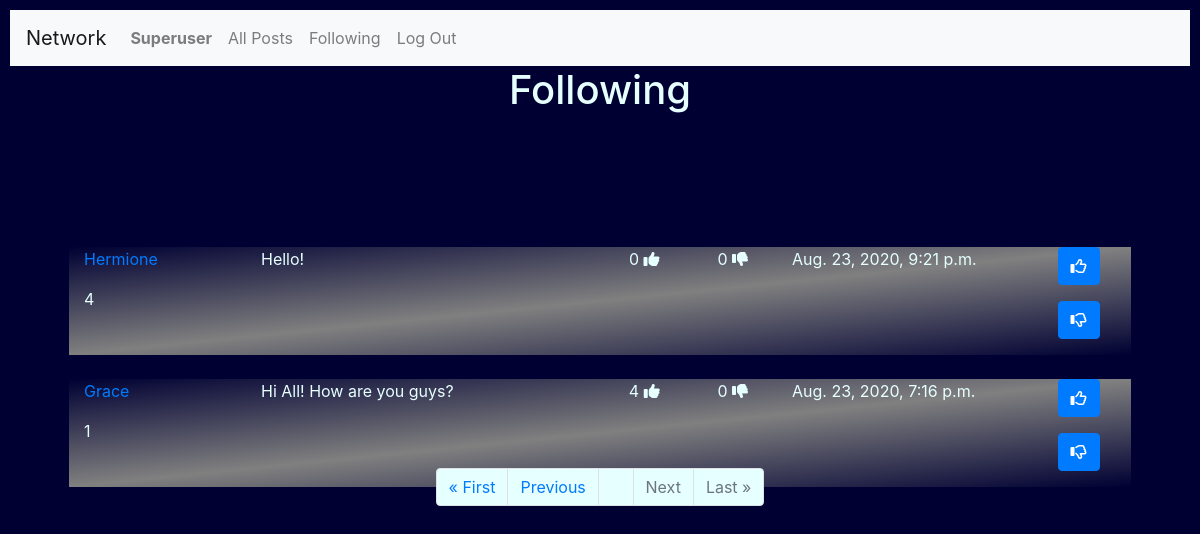
Page /following?page=2 (signed in) on the committed database.
### network/models.py (models this page shows, shortened)
class User(AbstractUser):
    pass

class Posts(models.Model):
    User = models.ForeignKey('User', on_delete = models.CASCADE)
    Post = models.TextField(max_length=255)
    Date = models.DateTimeField(auto_now_add=True)
    Likes = models.IntegerField(blank=True, null=True)
    Unlikes = models.IntegerField(blank=True, null=True)

### network/views.py (the view)
# urls.py: path("following", views.following_view, name="following"),
@login_required
def following_view(request):
    FPL = []
    profile= []
    following = []
    posts = []
    postchoose = []
    if request.user.is_authenticated:
          posts = Posts.objects.all().order_by('-Date')
          user = request.user.id
          username = request.user.username
          seguindo = Profile.objects.filter(Follower=user)
          print(user, username )
          for row in posts:
              for s in seguindo:
                  if row.User == s.User:
                      FPL.append(row)
          paginator = Paginator(FPL, 10)
          page_number = request.GET.get('page')
          page_itens = paginator.get_page(page_number)
          print("FOLLOWING PAGE")
          print(paginator.count , paginator.num_pages )
          print(page_itens)
    else:
        context={
            "Message": "Please Login or join our Network",
        }
        return render(request, "network/login.html", context)
    context = {
         "page_obj" : page_itens,
         "NewPostForm":NewPostForm(),
    }
    return render(request, "network/following.html", context)

### network/templates/network/following.html (shortened to what this page needs)
{% extends "network/layout.html" %}
{% load static %}
{% block body %}
  <h1>Following </h1>
  <hr>
{% if page_obj|length > 0 %}
        {% for Post in page_obj %}
            <div class="container" style="width:90%; position:relative; top:100px;background-image: linear-gradient(to top left, #000033, gray,	 #000033 );">
                <div class="row"  width="1700px">
                    <div class="col-lg-2">
                        <p><a href= "{% url 'network:profile' Post.User %}"  >  {{Post.User |title}} </a>
                        <p>  {{Post.id}}</p>
                    </div>
                    <div class="col-lg-4">
                         <p> {{Post.Post}} </p>
                    </div>
                    <div class="col-lg-1" style="text-align: center;">
                         {%if Post.Likes == None%}
                             <p> 0 <i class="fas fa-thumbs-up"></i></p>
                         {% else %}
                              <p> {{ Post.Likes }}  <i class="fas fa-thumbs-up"></i></p>
                         {% endif %}
                    </div>
                    <div class="col-lg-1" style="text-align: center;">
                         {%if Post.Unlikes  == None%}
                              <p> 0  <i class="fas fa-thumbs-down"></i></p>
                         {% else %}
                              <p> {{ Post.Unlikes }}  <i class="fas fa-thumbs-down"></i></p>
                          {% endif %}
                    </div>
                    <div class="col-lg-3">
                       <p> {{Post.Date}} </p>
                    </div>
                    <div class="col-lg-1">
                       <p> <button class="btn btn-primary" id="likes-{{Post.id}}" onclick="likepost({{Post.id}})">
                            <i class="far fa-thumbs-up"></i>
                           </button></p>
                       <p> <button class="btn btn-primary" id="unlikes-{{Post.id}}" onclick="unlikepost({{Post.id}})">
                            <i class="far fa-thumbs-down"></i>
                           </button></p>
                    </div>
                </div>
            </div>
            <br>
        {% endfor %}
        <br>
        <hr>
        <form>
           <div class="container" >
              <ul class="pagination justify-content-center"  >
                  {% if page_obj.has_previous %}
                            <li class="page-item"><a href="?page=1" class="page-link" style="background-color:#e6ffff;">&laquo; First</a></li>
                            <li class="page-item"><a href="?page={{ page_obj.previous_page_number }}" class="page-link" style="background-color:#e6ffff;">Previous</a></li>
                  {% else %}
                        <li class="page-item disabled"><a class="page-link" style="background-color:#e6ffff;">&laquo; First</a></li>
                        <li class="page-item disabled"><a class="page-link" style="background-color:#e6ffff;">Previous</a></li>
                  {% endif %}
                  {% if page_obj.number %}
                        <li class="page-item"><a class="page-link" style="background-color:#e6ffff;">{{ page_obj.number }}</a></li>
                  {% else %}
                        <li class="page-item"><a class="page-link" style="background-color:#e6ffff;">0</a></li>
                  {% endif %}
                  {% if page_obj.has_next %}
                        <li class="page-item"><a href="?page={{ page_obj.next_page_number }}" class="page-link" style="background-color:#e6ffff;">Next</a></li>
                        <li class="page-item"><a href="?page={{ page_obj.paginator.num_pages }}" class="page-link" style="background-color:#e6ffff;">Last &raquo;</a></li>
                  {% else %}
                        <li class="page-item disabled"><a class="page-link" style="background-color:#e6ffff;">Next</a></li>
                        <li class="page-item disabled"><a class="page-link" style="background-color:#e6ffff;">Last &raquo;</a></li>
                  {% endif %}
            </ul>
          </div>
        </form>
    {% endif %}
    {% endblock %}

### network/templates/network/layout.html (shortened to what this page needs)
{% load static %}
<!DOCTYPE html>
<html lang="en">
    <head>
        <link rel="stylesheet" href="https://stackpath.bootstrapcdn.com/bootstrap/4.4.1/css/bootstrap.min.css">
        <link rel="stylesheet" href="https://cdnjs.cloudflare.com/ajax/libs/font-awesome/4.7.0/css/font-awesome.min.css">
        <link href="{% static 'network/styles.css' %}" rel="stylesheet">
    </head>
    <body>
        <nav class="navbar navbar-expand-lg navbar-light bg-light" >
            <a class="navbar-brand" href="#">Network</a>
            <div style="color : #000033;">
              <ul class="navbar-nav mr-auto">
                {% if user.is_authenticated %}
                    <li class="nav-item">
                        <a class="nav-link" href="{% url 'network:profile' user.username  %}"><strong>{{ user.username |title}}</strong></a>
                    </li>
                {% endif %}
                <li class="nav-item">
                  <a class="nav-link" href="{% url 'network:index' %}">All Posts</a>
                </li>
                {% if user.is_authenticated %}
                    <li class="nav-item">
                        <a class="nav-link" href="{% url 'network:following' %}">Following</a>
                    </li>
                    <li class="nav-item">
                        <a class="nav-link" href="{% url 'network:logout' %}">Log Out</a>
                    </li>
                {% endif %}
              </ul>
            </div>
          </nav>
        <div class="body">
            {% block body %}
            {% endblock %}
        </div>
    </body>
</html>

### network/static/network/styles.css (style rules this page uses)
body { padding: 10px; color: #e6ffff ; background-color: #000033; background-position: center; background-repeat: no-repeat; background-size: cover; height: 100%; width: 100%; }
h1 { text-align: center; }

### rows in the picture
User: username "Superuser"
Posts: User "Hermione", id "4", Post "Hello!", shows "0", Date "Aug. 23, 2020, 9:21 p.m."
Posts: User "Grace", id "1", Post "Hi All! How are you guys?", Likes "4", shows "0", Date "Aug. 23, 2020, 7:16 p.m."
